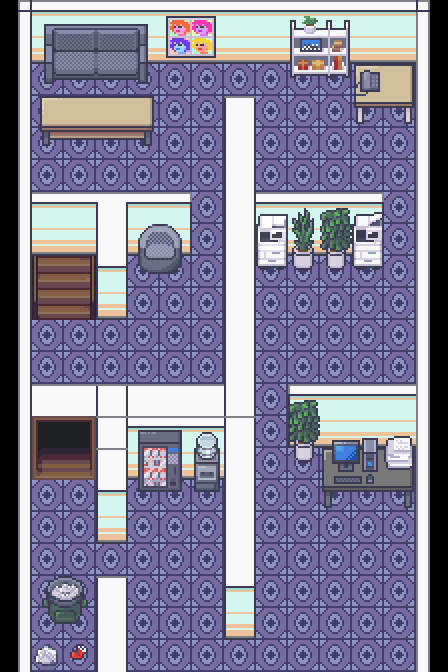

This is a level from a 2D game, rendered from its Tiled map with the project's own tilesets. A one-line summary and the map file follow, with tile-layer data summarised:
An orthogonal 14x21 tile map with 32x32 px tiles, 4 tile layers (Tile Layer 1, Tile Layer 2, Tile Layer 3, Above Player), 3 tilesets and 15 objects (15x collision).

<map version="1.8" tiledversion="1.8.2" orientation="orthogonal" renderorder="right-down" compressionlevel="0" width="14" height="21" tilewidth="32" tileheight="32" infinite="0" nextlayerid="7" nextobjectid="50">
 <properties>
  <property name="edges" value="clamped" />
  <property name="inside" type="bool" value="true" />
  <property name="map_type" value="dungeon" />
  <property name="scenario" value="eclipse" />
  <property name="slug" value="crystal_bank2" />
 </properties>
 <tileset firstgid="1" source="../gfx/tilesets/core_indoor_stairs.tsx" />
 <tileset firstgid="2971" name="Office_interiors_shadowless_16x16" tilewidth="32" tileheight="32" tilecount="528" columns="22">
  <image source="../gfx/tilesets/Office_interiors_shadowless_16x16.png" width="704" height="768" />
 </tileset>
 <tileset firstgid="3499" name="Tilesets_16x16" tilewidth="32" tileheight="32" tilecount="1760" columns="40">
  <image source="../gfx/tilesets/Tilesets_16x16.png" width="1280" height="1408" />
 </tileset>
 <layer id="1" name="Tile Layer 1" width="14" height="21">
  <data>[294 cells, 294 non-empty, 5 distinct tile ids]</data>
 </layer>
 <layer id="2" name="Tile Layer 2" width="14" height="21">
  <data>[294 cells, 106 non-empty, 30 distinct tile ids]</data>
 </layer>
 <layer id="3" name="Tile Layer 3" width="14" height="21">
  <data>[294 cells, 73 non-empty, 68 distinct tile ids]</data>
 </layer>
 <layer id="4" name="Above Player" width="14" height="21">
  <data>[294 cells, 0 non-empty, 0 distinct tile ids]</data>
 </layer>
 <objectgroup color="#ff0000" id="3" name="Collisions">
  <object id="1" type="collision" x="0" y="0" width="448" height="64" />
  <object id="16" type="collision" x="0" y="64" width="32" height="608" />
  <object id="17" type="collision" x="224" y="96" width="32" height="544" />
  <object id="18" type="collision" x="96" y="256" width="32" height="64" />
  <object id="19" type="collision" x="96" y="416" width="128" height="64" />
  <object id="20" type="collision" x="32" y="192" width="160" height="64" />
  <object id="21" type="collision" x="96" y="480" width="32" height="64" />
  <object id="22" type="collision" x="32" y="576" width="96" height="96" />
  <object id="23" type="collision" x="352" y="64" width="64" height="32" />
  <object id="38" type="collision" x="32" y="384" width="192" height="32" />
  <object id="44" type="collision" x="320" y="448" width="96" height="32" />
  <object id="46" type="collision" x="416" y="64" width="32" height="608" />
  <object id="47" type="collision" x="288" y="384" width="128" height="64" />
  <object id="48" type="collision" x="256" y="192" width="128" height="64" />
  <object id="49" type="collision" x="32" y="96" width="128" height="32" />
 </objectgroup>
</map>
